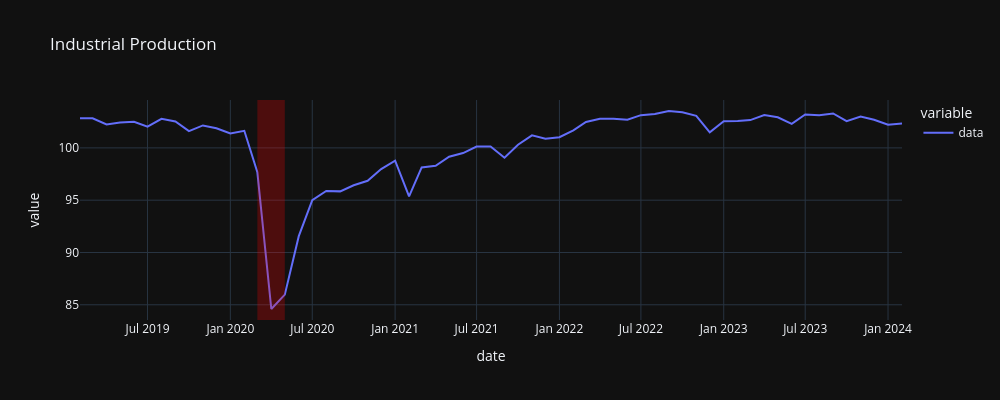

The cell this chart's notebook holds for it:
### Code cell
"""
Reduced Industrial Production: A decrease in the production of goods and services
by industries is a clear sign of economic contraction.
This can be measured by the Industrial Production Index.
"""

plot_data("INDPRO", "Industrial Production", years=5)

### Figure 1 — Plotly figure (JSON) as saved in the notebook; plotly's stock layout.template omitted (floating-point values rounded to 4 significant figures)
{"data": [{"hovertemplate": "variable=data<br>date=%{x|%B %d, %Y}<br>value=%{y}<extra></extra>", "legendgroup": "data", "line": {"color": "#636efa", "dash": "solid"}, "marker": {"symbol": "circle"}, "mode": "lines", "name": "data", "orientation": "v", "showlegend": true, "type": "scatter", "x": ["2019-02-01T00:00:00", "2019-03-01T00:00:00", "2019-04-01T00:00:00", "2019-05-01T00:00:00", "2019-06-01T00:00:00", "2019-07-01T00:00:00", "2019-08-01T00:00:00", "2019-09-01T00:00:00", "2019-10-01T00:00:00", "2019-11-01T00:00:00", "2019-12-01T00:00:00", "2020-01-01T00:00:00", "2020-02-01T00:00:00", "2020-03-01T00:00:00", "2020-04-01T00:00:00", "2020-05-01T00:00:00", "2020-06-01T00:00:00", "2020-07-01T00:00:00", "2020-08-01T00:00:00", "2020-09-01T00:00:00", "2020-10-01T00:00:00", "2020-11-01T00:00:00", "2020-12-01T00:00:00", "2021-01-01T00:00:00", "2021-02-01T00:00:00", "2021-03-01T00:00:00", "2021-04-01T00:00:00", "2021-05-01T00:00:00", "2021-06-01T00:00:00", "2021-07-01T00:00:00", "2021-08-01T00:00:00", "2021-09-01T00:00:00", "2021-10-01T00:00:00", "2021-11-01T00:00:00", "2021-12-01T00:00:00", "2022-01-01T00:00:00", "2022-02-01T00:00:00", "2022-03-01T00:00:00", "2022-04-01T00:00:00", "2022-05-01T00:00:00", "2022-06-01T00:00:00", "2022-07-01T00:00:00", "2022-08-01T00:00:00", "2022-09-01T00:00:00", "2022-10-01T00:00:00", "2022-11-01T00:00:00", "2022-12-01T00:00:00", "2023-01-01T00:00:00", "2023-02-01T00:00:00", "2023-03-01T00:00:00", "2023-04-01T00:00:00", "2023-05-01T00:00:00", "2023-06-01T00:00:00", "2023-07-01T00:00:00", "2023-08-01T00:00:00", "2023-09-01T00:00:00", "2023-10-01T00:00:00", "2023-11-01T00:00:00", "2023-12-01T00:00:00", "2024-01-01T00:00:00", "2024-02-01T00:00:00"], "xaxis": "x", "y": [102.8, 102.8, 102.2, 102.4, 102.5, 102.0, 102.8, 102.5, 101.6, 102.1, 101.9, 101.4, 101.6, 97.67, 84.6, 85.97, 91.56, 95.01, 95.89, 95.84, 96.43, 96.86, 97.98, 98.78, 95.37, 98.14, 98.29, 99.15, 99.51, 100.1, 100.1, 99.06, 100.3, 101.2, 100.9, 101.0, 101.7, 102.5, 102.8, 102.8, 102.7, 103.1, 103.2, 103.5, 103.4, 103.1, 101.5, 102.5, 102.6, 102.7, 103.2, 102.9, 102.3, 103.2, 103.1, 103.3, 102.6, 103.0, 102.7, 102.2, 102.3], "yaxis": "y"}], "layout": {"height": 400, "legend": {"title": {"text": "variable"}, "tracegroupgap": 0}, "shapes": [{"fillcolor": "red", "line": {"width": 0}, "opacity": 0.25, "type": "rect", "x0": "2020-03-01", "x1": "2020-05-01", "xref": "x", "y0": 0, "y1": 1, "yref": "y domain"}], "title": {"text": "Industrial Production"}, "width": 1000, "xaxis": {"anchor": "y", "domain": [0, 1], "title": {"text": "date"}}, "yaxis": {"anchor": "x", "domain": [0, 1], "title": {"text": "value"}}}}
